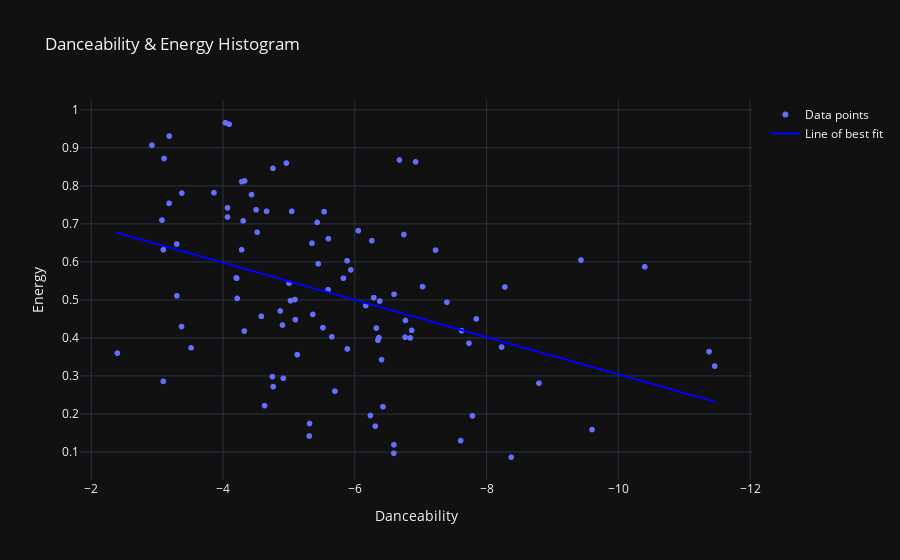

The notebook cell saved with this chart:
### Markdown cell above
By adding another trace called ‘lineOfBestFit’ and calculating the regression using numpy, we can plot the regression line:

### Code cell
dataPoints = go.Scattergl(
    x=df.loudness,
    y=df.valence,
    mode='markers',
    marker=dict(
        opacity=1,
        line=dict(
            color='white'
        )
    ),
    name='Data points'
)
data=[dataPoints]
layout.update(
    yaxis=dict(
        title='Energy'),
    xaxis=dict(
        title='Danceability'
    )
)

m,b = np.polyfit(df.loudness, df.valence, deg=1)
bestfit_y = (df.loudness * m + b)
lineOfBestFit=go.Scattergl(
    x=df.loudness,
    y=bestfit_y,
    name='Line of best fit',
    line=dict(
        color='blue',
    )
)
data=[dataPoints, lineOfBestFit]
figure = go.Figure(data=data, layout=layout)
figure.update_xaxes(autorange="reversed")
figure.layout.template = 'plotly_dark'
iplot(figure)
